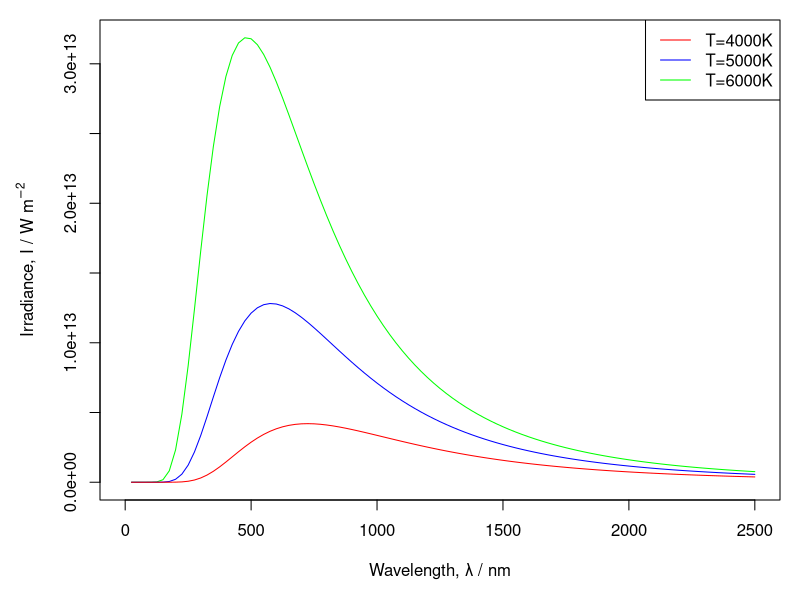
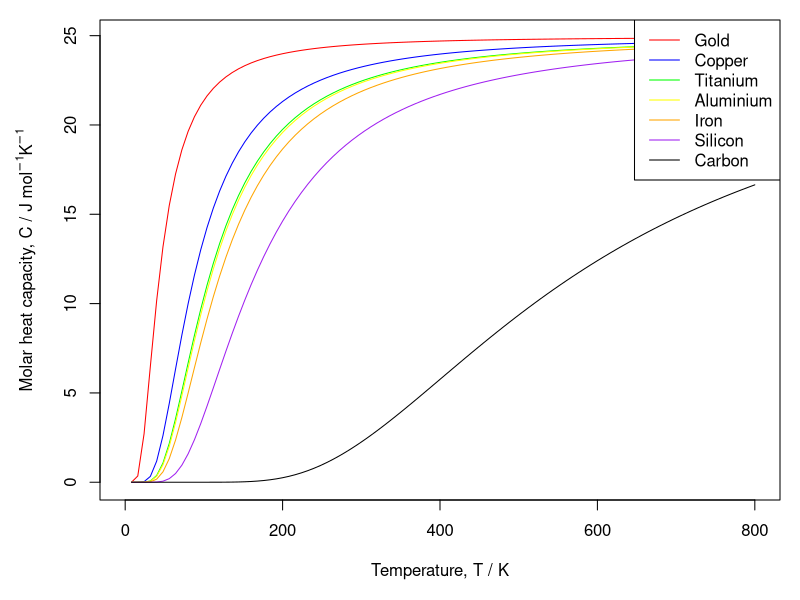

The R script that drew these images, in order:

par(mar=c(5, 5, 1, 1))

k_B <- 1.381e-23          # J K^-1
h <- 6.626e-34            # J s
lightspeed <- 2.998e+8    # m s^-1

plotPlancksLaw <- function(temp, colour, add) {
  curve(
    (2 * h * (lightspeed ^ 2) / ((x * 10^-9) ^ 5)) / (exp(h * lightspeed / (x * 10^-9 * k_B * temp)) - 1), 
    from=0, to=2500,
    xlab="Wavelength, λ / nm", ylab=expression(paste("Irradiance, I / W m"^-2)),
    add=add, col=colour
  )
}

plotPlancksLaw(6000, "green", FALSE)
plotPlancksLaw(5000, "blue", TRUE)
plotPlancksLaw(4000, "red", TRUE)

legend("topright", title=NULL, legend=c("T=4000K", "T=5000K", "T=6000K"), col=c("red", "blue", "green"), lty=1:1)

R <- 8.314                # J mol^-1 K^-1

plotEinsteinMolarHeatCapacity <- function(T_E, colour, add) {
  curve(
    3 * R * (T_E / x) ^ 2 * exp(T_E / x) / (exp(T_E / x) - 1) ^ 2,
    from=0, to=800,
    xlab="Temperature, T / K", ylab=expression(paste("Molar heat capacity, C / J mol"^-1, "K"^-1)),
    add=add, col=colour
  )
}

plotEinsteinMolarHeatCapacity(170 * (pi / 6) ^ (1/3), "red", FALSE) # gold
plotEinsteinMolarHeatCapacity(343.5 * (pi / 6) ^ (1/3), "blue", TRUE) # copper
plotEinsteinMolarHeatCapacity(420 * (pi / 6) ^ (1/3), "green", TRUE) # titanium
plotEinsteinMolarHeatCapacity(428 * (pi / 6) ^ (1/3), "yellow", TRUE) # aluminium
plotEinsteinMolarHeatCapacity(470 * (pi / 6) ^ (1/3), "orange", TRUE) # iron
plotEinsteinMolarHeatCapacity(645 * (pi / 6) ^ (1/3), "purple", TRUE) # silicon
plotEinsteinMolarHeatCapacity(2230 * (pi / 6) ^ (1/3), "black", TRUE) # carbon

legend("topright", title=NULL, legend=c("Gold", "Copper", "Titanium", "Aluminium", "Iron", "Silicon", "Carbon"), col=c("red", "blue", "green", "yellow", "orange", "purple", "black"), lty=1:1)
